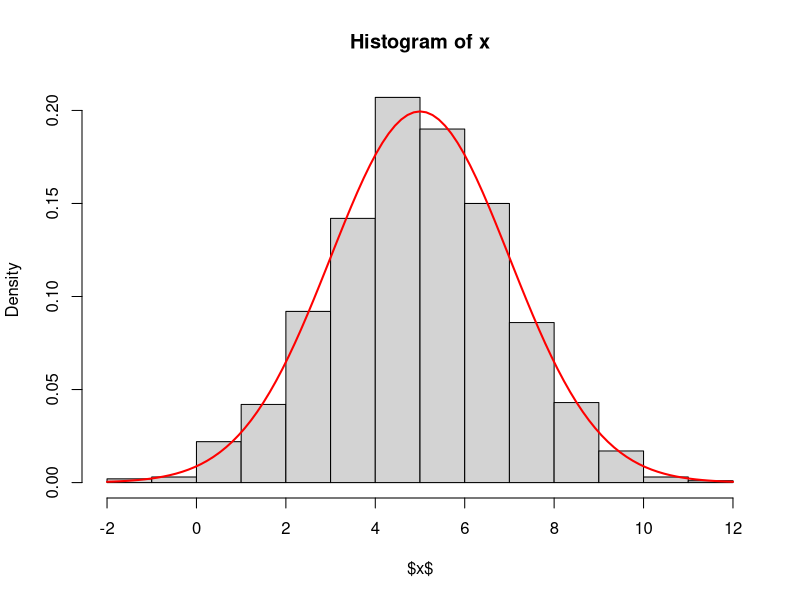
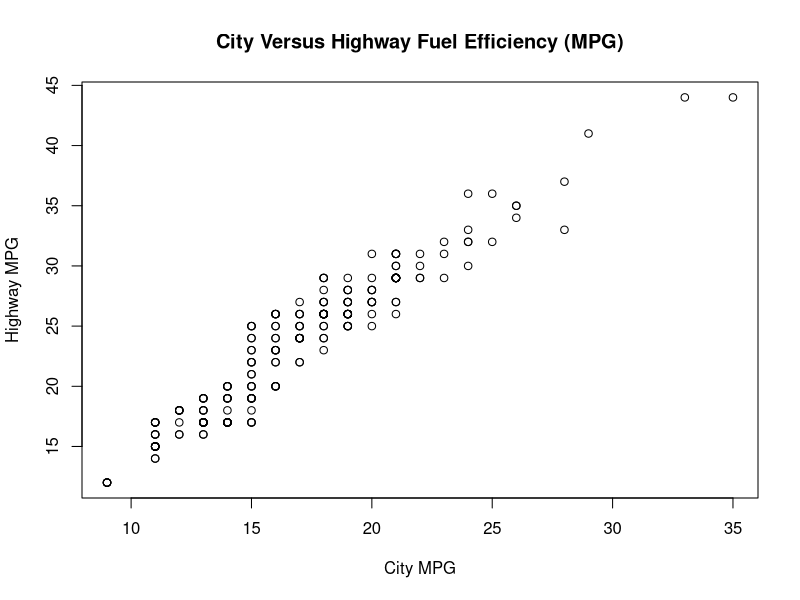

The R script that drew these images, in order:
## ---- chunk 1
n <- 1000
## ---- chunk 2
u1 <- runif(n/2,0,1) 
u2 <- runif(n/2,0,1)

## ---- chunk 3
z1 <- sqrt(-2*log(u1))*cos(2*pi*u2)
z2 <- sqrt(-2*log(u1))*sin(2*pi*u2)
## ---- chunk 4
z <- c(z1,z2)
## ---- chunk 5
mu <- 5
sigma <- 2
## ---- chunk 6
x <- mu + sigma * z
## ---- chunk 7
mean(x)
sd(x)
## ---- chunk 8
hist(x,
freq = FALSE,
ylab = "Density",
xlab = "$x$")
curve(dnorm(x, mean = mu, sd = sigma),
col = "red", lwd = 2, add = TRUE)
## ---- chunk 9
cihi <- read.csv("hlthexp.csv")

df <- data.frame(Year = cihi$Year,
                 Hospitals = cihi$Hospitals,
                 Physicians = cihi$Physicians,
                 "Other Services" = cihi$Other.Institutions,
                 Dental = cihi$Other.Professionals..Dental.Services,
                 Vision = cihi$Other.Professionals..Vision.Care.Services,
                 "Other Professionals" = cihi$Other.Professionals..Other.Services,
                 check.names = FALSE)
## ---- chunk 10
any(is.na(df$Hospitals))
sum(is.na(df$Hospitals))
## ---- chunk 11
df$'Total Other Services' <- df$Dental + df$Vision + df$"Other Professionals"
head(df)
## ---- chunk 12
df <- data.frame(df,
                 'Prescription Drugs' = cihi$Prescribed.Drugs,
                 check.names = FALSE)
head(df)
## ---- chunk 13
df$Hospitals[df$Year == 1983]
## ---- chunk 14
subset(df,
       df$Year >= 2012 & df$Year <= 2022)
## ---- chunk 15
mpg <-ggplot2::mpg
## ---- chunk 16
mpg_2008 <- subset(mpg, year == 2008)
## ---- chunk 17
#for cty's observations from 2008

max(mpg_2008$cty,na.rm = TRUE)
min(mpg_2008$cty,na.rm = TRUE)

#for all cty's observations

max(mpg$cty,na.rm = TRUE)
min(mpg$cty,na.rm = TRUE)
## ---- chunk 18
sum(mpg_2008$cty)/length(mpg_2008$cty)
## ---- chunk 19
mean(mpg_2008$cty)
## ---- chunk 20
mpg$compact <- ifelse(mpg$class == "compact",1,0)
## ---- chunk 21
# method 1
mean(mpg$cty[mpg$compact == 1], na.rm = TRUE)
## ---- chunk 22
# method 2
mean(subset(mpg,mpg$class == "compact")$cty)
## ---- chunk 23
#| label: fig-1
#| fig-cap: "City Versus Highway Fuel Efficiency (MPG)"

plot(mpg$cty,
     mpg$hwy,
     
     #(i) Change the x-axis label using the option xlab = "City MPG"
     # and change the y-axis label using the option ylab = "Highway MPG"
     
     xlab = "City MPG",
     ylab = "Highway MPG",
     
     #(ii) Add the caption “City Versus Highway Fuel Efficiency (MPG)”
     
     main = "City Versus Highway Fuel Efficiency (MPG)")
